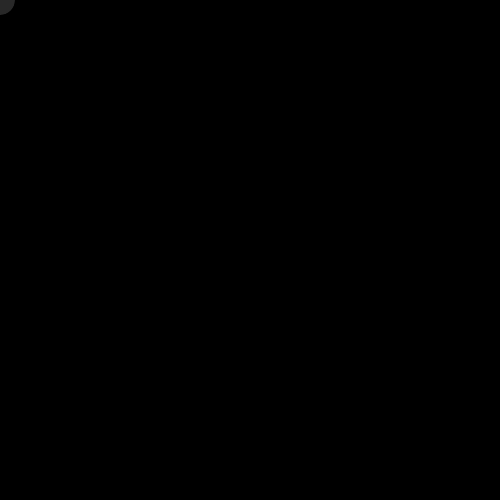
Frame 1 (no input)
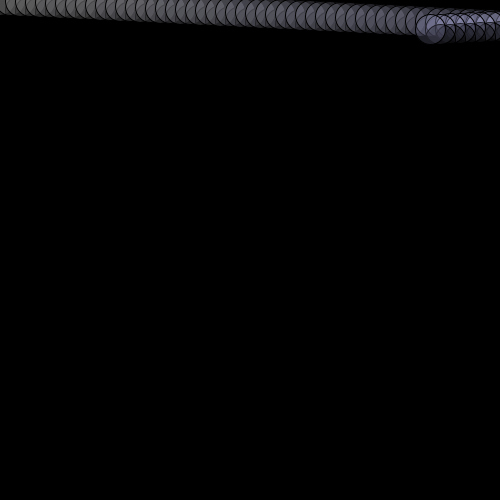
Frame 60 (the mouse pressed at the canvas centre just before this capture)
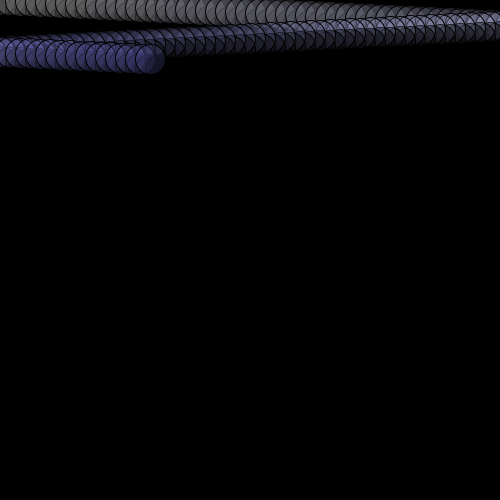
Frame 120 (the mouse held since frame 60 and released just before this capture)

The Processing sketch that drew these frames (run headless with seeded random() and noise(); from frame 60 on, the mouse is pressed at the canvas centre):

// Processing sketch: processing_69926
// ── processing_69926.pde

//Kelvin Pan
//Computer Programming 1
//Simon 16/17
//Functions and Animations: Bouncing Balls
//awxrus.webs.com

//variables
float x = 0;
float changeX = 10;
float y = 0;
float changeY = .5;
float R = 255;
float changeR = 1;

//setup
void setup()
{
  size(500,500);
  background(0);
}

//balls
void draw()
{
  fill(0,0,0,100);
  ellipse(x+10,y+10,30,30);
  fill(R,R,255,40);
  ellipse(x,y,30,30);
  x = x + changeX;
  y = y + changeY;
  if(x > 500)
  {
    changeX = -10;
  }
  if(x < 0)
  {
    changeX = 10;
  }
  if(y > 500)
  {
    changeY = -.5;
  }
  if(y < 0)
  {
    changeY = .5;
  }
  R = R - changeR;
  if(R < 0)
  {
    changeR = -1;
  }
  if(R > 255)
  {
    changeR = 1;
  }
}
